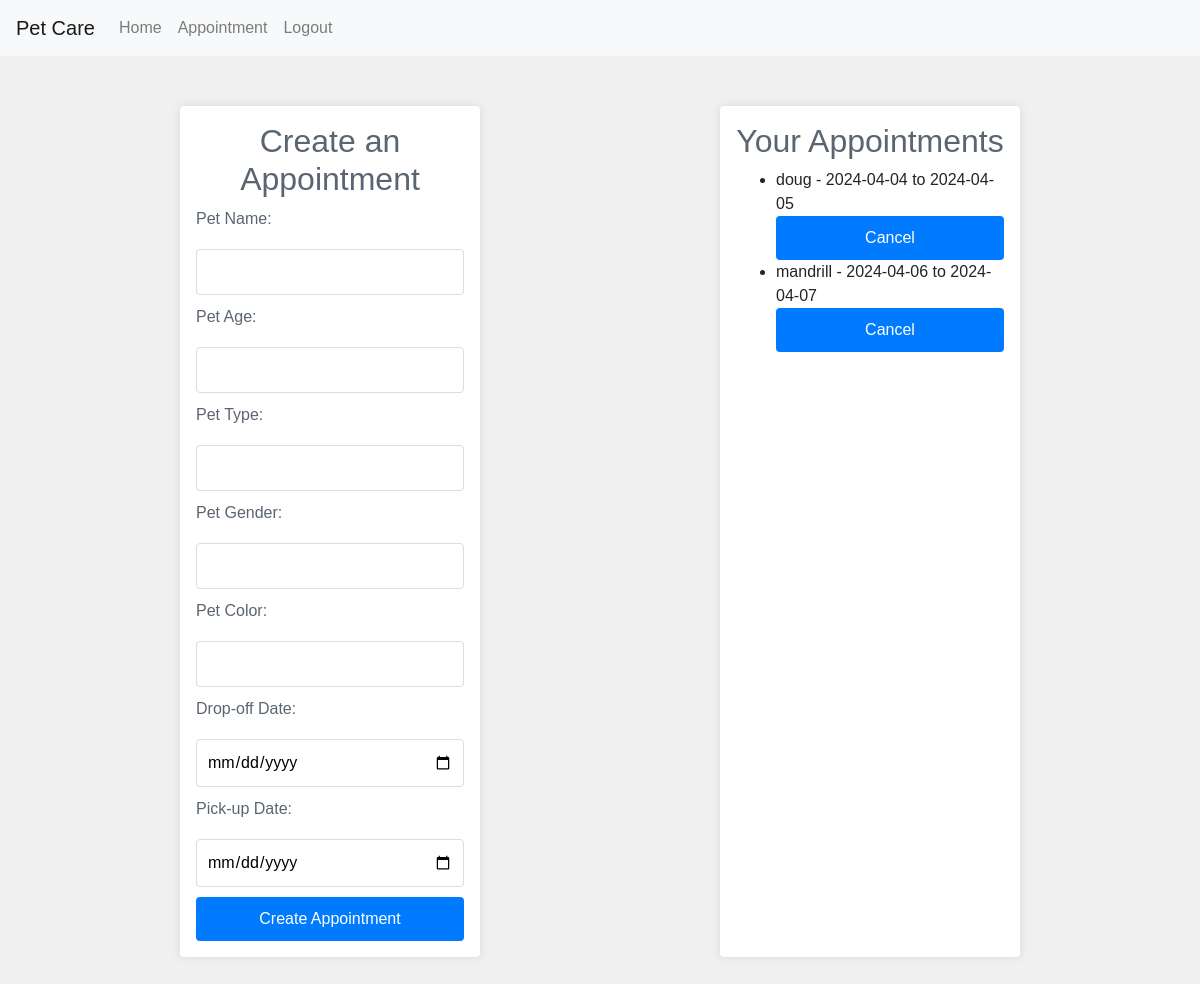
The page /appointment (signed in) on the database its author committed.
### website/models.py (models this page shows)
class Appointment(db.Model):
    id = db.Column(db.Integer, primary_key=True)
    pet_name = db.Column(db.String(80), nullable=False)
    pet_age = db.Column(db.Integer, nullable=False)
    pet_type = db.Column(db.String(80), nullable=False)
    pet_gender = db.Column(db.String(20), nullable=False)
    pet_color = db.Column(db.String(80), nullable=False)
    drop_off_date = db.Column(db.DateTime, nullable=False)
    pick_up_date = db.Column(db.DateTime, nullable=False)
    user_id = db.Column(db.Integer, db.ForeignKey('user.id'), nullable=False)

### website/views.py (the view, shortened to what this page needs)
@views.route('/appointment', methods=['GET', 'POST', ''])
@login_required
def appointment():
    appointments = Appointment.query.filter_by(user_id=current_user.id).all()
    return render_template('appointment.html', user=current_user, appointments=appointments)

### website/__init__.py (called while the page is built)
def create_app():
    app = Flask(__name__)
    app.config['SECRET_KEY'] = '10394812934'
    app.config['SQLALCHEMY_DATABASE_URI'] = f'sqlite:///{DB_NAME}'
    db.init_app(app)
    from .views import views
    from .auth import auth
    app.register_blueprint(views, url_prefix='/')
    app.register_blueprint(auth, url_prefix='/auth')
    from .models import User, Appointment
    create_database(app)
    login_manager = LoginManager()
    login_manager.login_view = 'auth.login'
    login_manager.init_app(app)
    @login_manager.user_loader
    def load_user(user_id):
        return User.query.get(int(user_id))
    return app

### website/templates/appointment.html (shortened to what this page needs)
{% extends "base.html" %}
{% block content %}
<div class="container">
    <div class="form-container">
        <h2>Create an Appointment</h2>
        <form method="POST">
            <label for="pet_name">Pet Name:</label>
            <input type="text" id="pet_name" name="pet_name" required><br>
            <label for="pet_age">Pet Age:</label>
            <input type="number" id="pet_age" name="pet_age" required><br>
            <label for="pet_type">Pet Type:</label>
            <input type="text" id="pet_type" name="pet_type" required><br>
            <label for="pet_gender">Pet Gender:</label>
            <input type="text" id="pet_gender" name="pet_gender" required><br>
            <label for="pet_color">Pet Color:</label>
            <input type="text" id="pet_color" name="pet_color" required><br>
            <label for="drop_off_date">Drop-off Date:</label>
            <input type="date" id="drop_off_date" name="drop_off_date" required><br>
            <label for="pick_up_date">Pick-up Date:</label>
            <input type="date" id="pick_up_date" name="pick_up_date" required><br>
            <button type="submit">Create Appointment</button>
        </form>
    </div>
    <div class="appointment-container">
        <h2>Your Appointments</h2>
        <ul>
            {% for appointment in appointments %}
            <li>
                {{ appointment.pet_name }} - {{ appointment.drop_off_date.strftime('%Y-%m-%d') }} to {{ appointment.pick_up_date.strftime('%Y-%m-%d') }}
                <form method="POST" action="{{ url_for('views.cancel_appointment', id=appointment.id) }}">
                    <button type="submit">Cancel</button>
                </form>
            </li>
            {% endfor %}
        </ul>
    </div>
</div>
{% endblock %}

### website/templates/appointment.html (style rules this page uses)
body { font-family: Arial, sans-serif; background-color: #f0f0f0; margin: 0; padding: 0; }
.container { display: flex; justify-content: space-around; flex-wrap: wrap; }
.form-container, .appointment-container { width: 300px; padding: 16px; background-color: white; margin: 50px; border-radius: 4px; box-shadow: 0px 0px 10px 0px rgba(0,0,0,0.1); }
.container h2 { text-align: center; color: #5b6572; }
.container label { color: #5b6572; }
.container input { width: 100%; padding: 10px; margin: 10px 0; border-radius: 4px; border: 1px solid #ddd; }
.container button { width: 100%; padding: 10px; background-color: #007BFF; color: white; border: none; border-radius: 4px; cursor: pointer; }

### rows shown on the page
Appointment: pet_name "doug", drop_off_date "2024-04-04", pick_up_date "2024-04-05"
Appointment: pet_name "mandrill", drop_off_date "2024-04-06", pick_up_date "2024-04-07"
